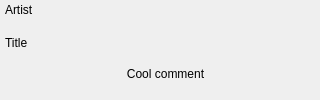
<?xml version="1.0" encoding="UTF-8"?>
<ui version="4.0">
 <class>MainWindow</class>
 <widget class="QMainWindow" name="MainWindow">
  <property name="geometry">
   <rect>
    <x>0</x>
    <y>0</y>
    <width>320</width>
    <height>100</height>
   </rect>
  </property>
  <property name="sizePolicy">
   <sizepolicy hsizetype="Fixed" vsizetype="Fixed">
    <horstretch>0</horstretch>
    <verstretch>0</verstretch>
   </sizepolicy>
  </property>
  <property name="windowTitle">
   <string>MainWindow</string>
  </property>
  <widget class="QWidget" name="centralWgt">
   <widget class="QWidget" name="backgroundWgt" native="true">
    <property name="geometry">
     <rect>
      <x>5</x>
      <y>0</y>
      <width>321</width>
      <height>100</height>
     </rect>
    </property>
    <property name="sizePolicy">
     <sizepolicy hsizetype="Fixed" vsizetype="Fixed">
      <horstretch>0</horstretch>
      <verstretch>0</verstretch>
     </sizepolicy>
    </property>
    <property name="styleSheet">
     <string notr="true"/>
    </property>
    <layout class="QVBoxLayout" name="verticalLayout" stretch="1,1">
     <property name="spacing">
      <number>0</number>
     </property>
     <property name="topMargin">
      <number>3</number>
     </property>
     <property name="bottomMargin">
      <number>3</number>
     </property>
     <item>
      <layout class="QVBoxLayout" name="verticalLayout_2" stretch="2,7">
       <property name="spacing">
        <number>0</number>
       </property>
       <property name="leftMargin">
        <number>0</number>
       </property>
       <property name="rightMargin">
        <number>6</number>
       </property>
       <item>
        <widget class="QLabel" name="artistLbl">
         <property name="sizePolicy">
          <sizepolicy hsizetype="Preferred" vsizetype="Preferred">
           <horstretch>0</horstretch>
           <verstretch>0</verstretch>
          </sizepolicy>
         </property>
         <property name="maximumSize">
          <size>
           <width>16777215</width>
           <height>27</height>
          </size>
         </property>
         <property name="text">
          <string>Artist</string>
         </property>
         <property name="alignment">
          <set>Qt::AlignmentFlag::AlignLeading|Qt::AlignmentFlag::AlignLeft|Qt::AlignmentFlag::AlignTop</set>
         </property>
         <property name="wordWrap">
          <bool>false</bool>
         </property>
         <property name="margin">
          <number>0</number>
         </property>
        </widget>
       </item>
       <item>
        <widget class="QLabel" name="titleLbl">
         <property name="sizePolicy">
          <sizepolicy hsizetype="Expanding" vsizetype="Preferred">
           <horstretch>0</horstretch>
           <verstretch>0</verstretch>
          </sizepolicy>
         </property>
         <property name="maximumSize">
          <size>
           <width>16777215</width>
           <height>30</height>
          </size>
         </property>
         <property name="text">
          <string>Title</string>
         </property>
         <property name="alignment">
          <set>Qt::AlignmentFlag::AlignBottom|Qt::AlignmentFlag::AlignLeading|Qt::AlignmentFlag::AlignLeft</set>
         </property>
         <property name="wordWrap">
          <bool>false</bool>
         </property>
         <property name="margin">
          <number>0</number>
         </property>
         <property name="indent">
          <number>-1</number>
         </property>
        </widget>
       </item>
      </layout>
     </item>
     <item>
      <widget class="QLabel" name="commentLbl">
       <property name="maximumSize">
        <size>
         <width>16777215</width>
         <height>70</height>
        </size>
       </property>
       <property name="text">
        <string>Cool comment</string>
       </property>
       <property name="alignment">
        <set>Qt::AlignmentFlag::AlignCenter</set>
       </property>
       <property name="wordWrap">
        <bool>true</bool>
       </property>
      </widget>
     </item>
    </layout>
   </widget>
  </widget>
 </widget>
 <resources/>
 <connections/>
</ui>
